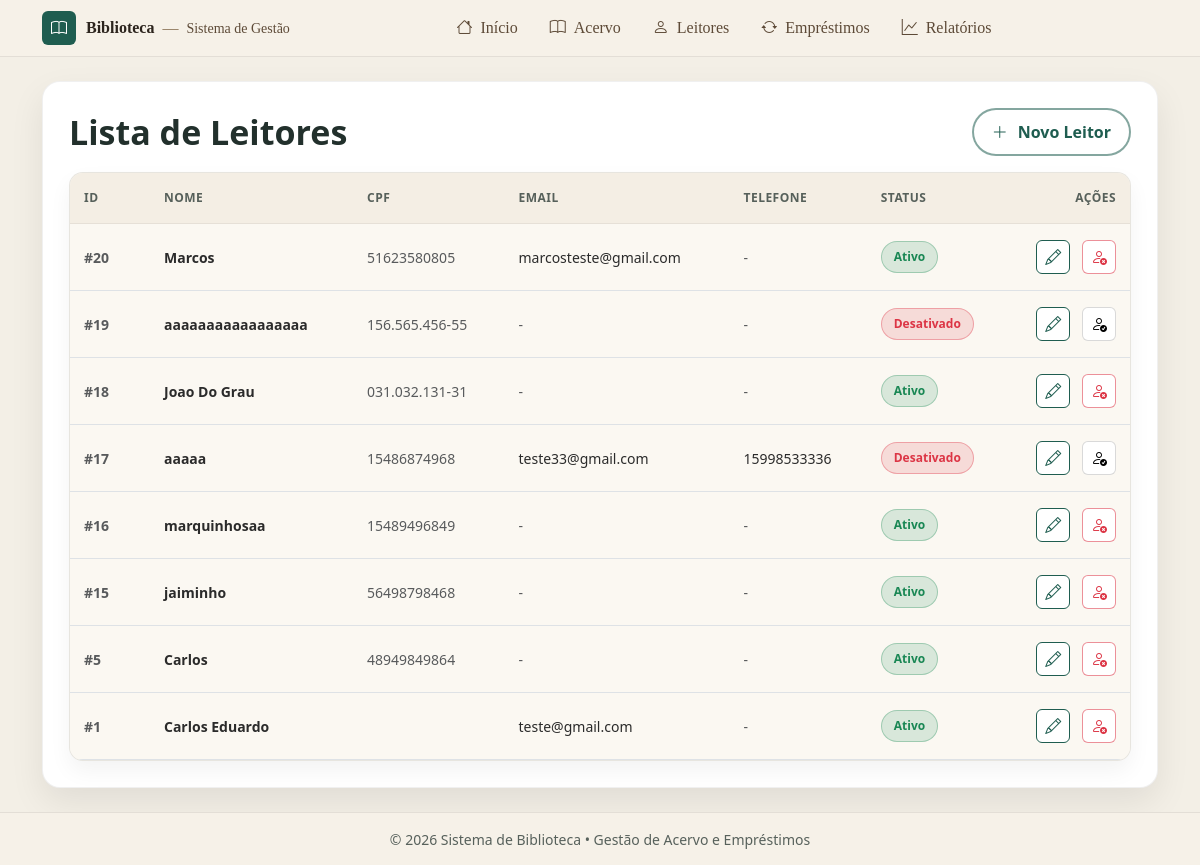
The page /usuarios/listar.php on the database as committed earlier.
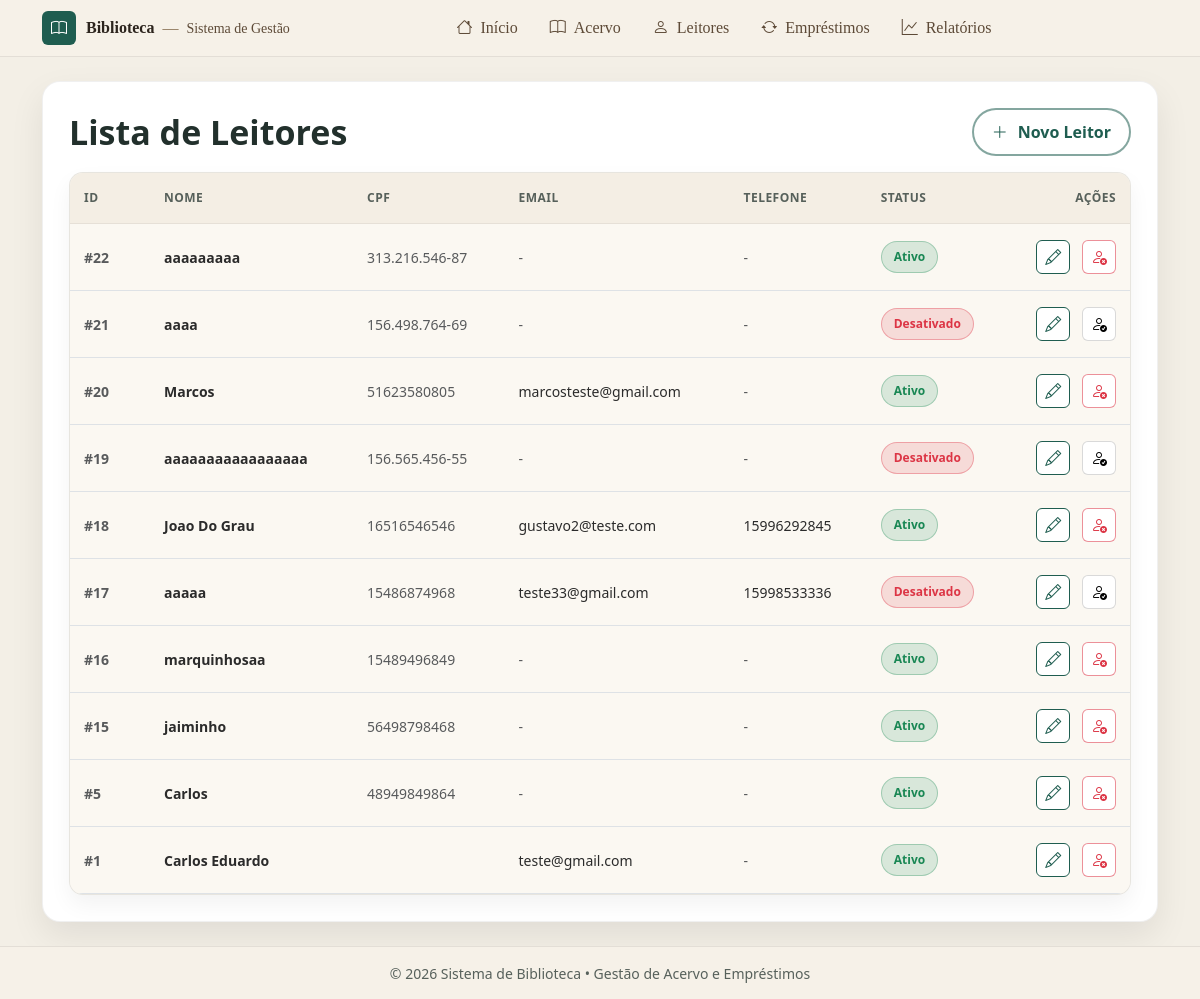
The same page on the database as committed later.
### tables this page shows
CREATE TABLE `usuarios` (
  `id` int(11) NOT NULL,
  `nome` varchar(100) NOT NULL,
  `email` varchar(255) DEFAULT NULL,
  `telefone` varchar(20) DEFAULT NULL,
  `criado_em` timestamp NOT NULL DEFAULT current_timestamp(),
  `perfil` enum('admin','leitor') NOT NULL,
  `cpf` varchar(14) NOT NULL,
  `ativo` tinyint(1) NOT NULL DEFAULT 1
);

### usuarios/listar.php (the view, shortened to what this page needs)
<?php
include("../conexao.php");
include("../includes/header.php");
$r = mysqli_query($conn, "SELECT id, nome, cpf, email, telefone, ativo FROM usuarios ORDER BY id DESC");
?>
<div class="container my-4">
  <div class="page-card">
    <div class="page-card__head">
      <h2 class="page-card__title">Lista de Leitores</h2>
      <a class="btn btn-pill" href="cadastrar.php">
        <i class="bi bi-plus-lg"></i>
        Novo Leitor
      </a>
    </div>
    <div class="table-base-wrap">
      <div class="table-responsive">
        <table class="table table-base align-middle mb-0">
          <thead>
            <tr>
              <th class="col-id">ID</th>
              <th>Nome</th>
              <th>CPF</th>
              <th>Email</th>
              <th>Telefone</th>
              <th>Status</th>
              <th class="text-end col-acoes">Ações</th>
            </tr>
          </thead>
          <tbody>
            <?php while ($u = mysqli_fetch_assoc($r)) {
              $id = (int)$u['id'];
              $ativo = ((int)$u['ativo'] === 1);
              $emailTxt = !empty($u['email']) ? htmlspecialchars($u['email']) : "<span class='text-muted'>-</span>";
              $telTxt   = !empty($u['telefone']) ? htmlspecialchars($u['telefone']) : "<span class='text-muted'>-</span>";
              $nomeTxt  = htmlspecialchars($u['nome']);
            ?>
              <tr>
                <td class="text-muted fw-semibold">#<?= $id ?></td>
                <td class="fw-semibold"><?= $nomeTxt ?></td>
                <td class="text-muted"><?= htmlspecialchars($u['cpf']) ?></td>
                <td><?= $emailTxt ?></td>
                <td><?= $telTxt ?></td>
                <td>
                  <?= $ativo
                    ? "<span class='badge-soft-ok'>Ativo</span>"
                    : "<span class='badge-soft-no'>Desativado</span>"
                  ?>
                </td>
                <td class="text-end">
                  <a class="icon-btn icon-btn--edit"
                    href="editar.php?id=<?= $id ?>"
                    title="Editar">
                    <i class="bi bi-pencil"></i>
                  </a>
                  <?php if ($ativo) { ?>
                    <button
                      type="button"
                      class="icon-btn icon-btn--del"
                      title="Desativar"
                      data-bs-toggle="modal"
                      data-bs-target="#modalDesativar"
                      data-id="<?= $id ?>"
                      data-nome="<?= $nomeTxt ?>">
                      <i class="bi bi-person-x"></i>
                    </button>
                  <?php } else { ?>
                    <button
                      type="button"
                      class="icon-btn icon-btn--ok"
                      title="Reativar"
                      data-bs-toggle="modal"
                      data-bs-target="#modalReativar"
                      data-id="<?= $id ?>"
                      data-nome="<?= $nomeTxt ?>">
                      <i class="bi bi-person-check"></i>
                    </button>
                  <?php } ?>
                </td>
              </tr>
            <?php } ?>
          </tbody>
        </table>
      </div>
    </div>
  </div>
</div>
<?php include("../includes/footer.php"); ?>

Rows that differ between the two databases and show on the page:
added usuarios: id "22", nome "aaaaaaaaa", cpf "313.216.546-87", ativo "Ativo"
added usuarios: id "21", nome "aaaa", cpf "156.498.764-69", ativo "Desativado"
changed usuarios "Joao Do Grau": cpf "031.032.131-31" → "16516546546"; email (not shown) → "gustavo2@teste.com"; telefone (not shown) → "15996292845"; no longer shows "-"
